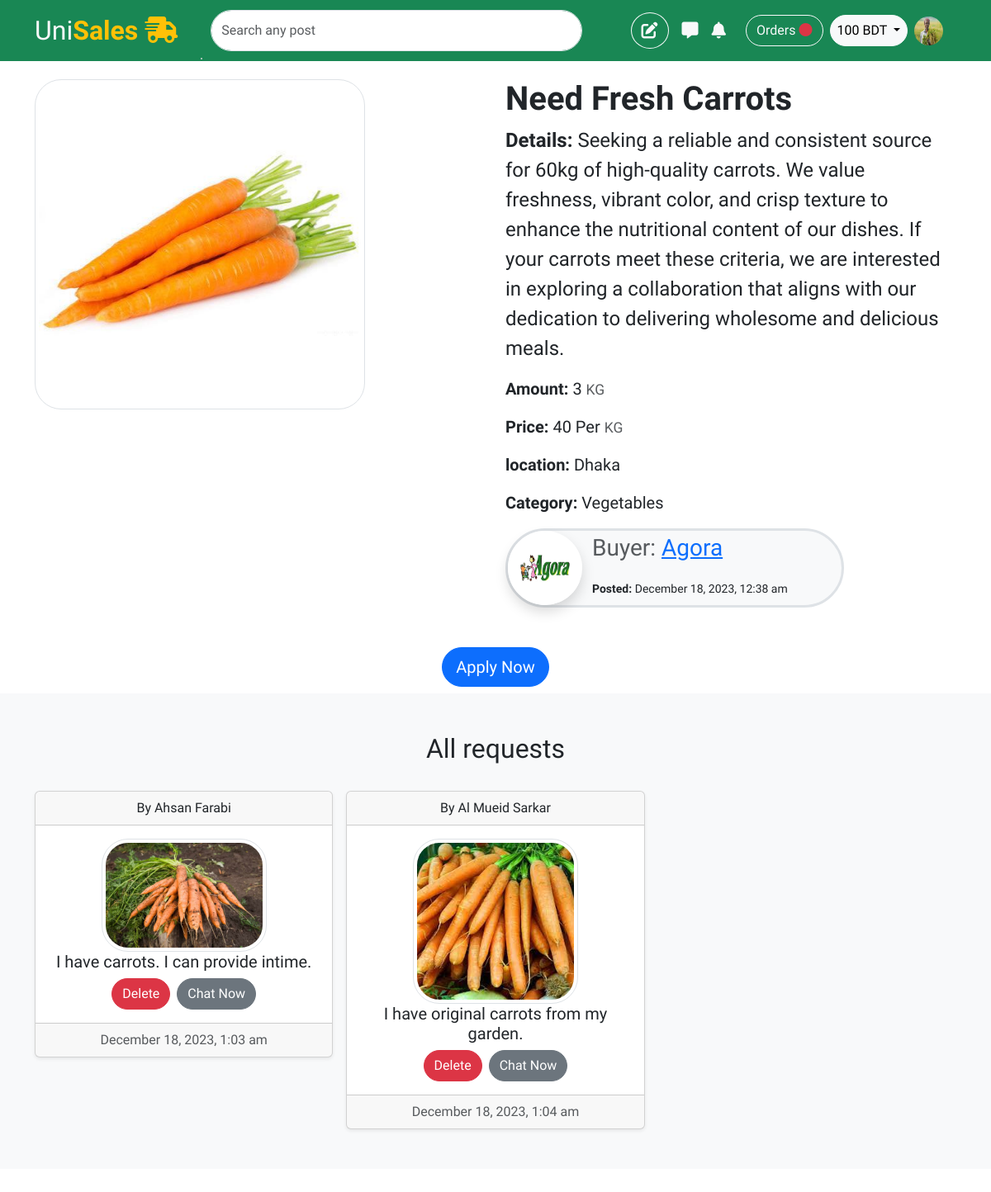
The page /single-gig.php?id=18 (signed in) on the database its author committed.
### tables this page shows
CREATE TABLE `users` (
  `id` int(11) NOT NULL,
  `username` varchar(100) NOT NULL,
  `email` varchar(100) NOT NULL,
  `password` varchar(100) NOT NULL,
  `name` varchar(100) NOT NULL,
  `img` varchar(100) NOT NULL,
  `address` text NOT NULL,
  `number` int(11) NOT NULL,
  `user_type` int(11) NOT NULL,
  `bio` varchar(200) NOT NULL,
  `theme_color` varchar(100) NOT NULL,
  `is_verified` int(11) NOT NULL,
  `balance` float NOT NULL,
  `rating` float NOT NULL,
  `joined_at` timestamp NOT NULL DEFAULT current_timestamp()
);

CREATE TABLE `gigs` (
  `g_id` int(11) NOT NULL,
  `g_title` varchar(200) NOT NULL,
  `g_details` text NOT NULL,
  `g_img` text NOT NULL,
  `g_amount` int(11) NOT NULL,
  `g_price` float NOT NULL,
  `g_category` varchar(100) NOT NULL,
  `g_location` varchar(100) NOT NULL,
  `g_creator` int(11) NOT NULL,
  `g_time` timestamp NOT NULL DEFAULT current_timestamp(),
  `g_requests` int(11) NOT NULL,
  `g_flag` int(11) NOT NULL
);

CREATE TABLE `requests` (
  `request_id` int(11) NOT NULL,
  `gig_id` int(11) NOT NULL,
  `prop_id` int(11) NOT NULL,
  `user_id` int(11) NOT NULL,
  `request_message` text NOT NULL,
  `request_img` varchar(500) NOT NULL,
  `time` timestamp NOT NULL DEFAULT current_timestamp()
);

### single-gig.php (the view, shortened to what this page needs)
<?php include("header.php") ?>
<?php
$applicant = $_SESSION['id'];
$gig_id = $_GET['id'];
$gig = mysqli_fetch_assoc(mysqli_query($conn, "SELECT * FROM gigs JOIN users ON gigs.g_creator = users.id WHERE g_id=$gig_id"));
$requests = mysqli_fetch_all(mysqli_query($conn, "SELECT * FROM requests JOIN users ON requests.user_id=users.id WHERE gig_id=$gig_id"), MYSQLI_ASSOC);
?>
<div class="container my-5">
    <div class="row">
        <div class="col">
            <img src="data/gigs/<?= $gig['g_img'] ?>" class="img-thumbnail rounded-5" width="400px" />
        </div>
        <div class="col text-start">
            <h1 class="fs-1 fw-bold"><?= $gig['g_title'] ?></h1>
            <p class="fs-4"><b>Details: </b><?= $gig['g_details'] ?></p>
            <p class="fs-5"><b>Amount: </b><?= $gig['g_amount'] ?> <small class="text-muted">KG</small></p>
            <p class="fs-5"><b>Price: </b><?= $gig['g_price'] ?> Per <small class="text-muted">KG</small></p>
            <p class="fs-5"><b>location: </b><?= $gig['g_location'] ?></p>
            <p class="fs-5"><b>Category: </b><?= $gig['g_category'] ?></p>
            <div class="d-flex flex-row bg-light border border-3 rounded-pill w-75 mt-3">
                <img src="data/profiles/<?= $gig['img']?>" alt="Profile Picture" width="90" height="90"
                    class="rounded-circle shadow">
                    <div class="container">
                    <p class="fs-3 text-muted">Buyer: <a href="profile.php?id=<?=$gig['id']?>"><?php echo $gig['name']; ?></a></p>
                    <small><b>Posted:</b> <?php echo date("F j, Y, g:i a", strtotime($gig['g_time'])); ?></small>
                    </div>
            </div>
        </div>
    </div>
</div>
<div class="container text-center my-2">
    <?php if($applicant!=$gig['g_creator']){?>
    <button type="button" class="btn btn-lg btn-primary rounded-pill" data-bs-toggle="modal"
        data-bs-target="#request_gig">
        Apply Now
    </button>
    <?php } ?>
</div>
<div class="album py-5 bg-body-tertiary">
    <h2 class="text-center">All requests</h2>
    <div class="container">
        <div class="row row-cols-1 row-cols-sm-2 row-cols-md-3 g-3">
            <?php foreach($requests as $r) { ?>
            <div class="col">
                <div class="card shadow-sm text-center mt-4">
                    <div class="card-header">
                        <?php echo "By " . $r['name']; ?>
                    </div>
                    <div class="card-body">
                        <?php if($r['request_img']){ ?>
                        <img src="data/requests/<?=$r['request_img'] ?>" class="rounded-5 img-thumbnail" width="200px"
                            height="200px" />
                        <?php } ?>
                        <h5 class="card-title"><?php echo $r['request_message']?></h5>
                        <?php if($applicant==$gig['g_creator']){?>
                        <form method="POST" id="orderForm">
                            <input type="hidden" name="seller" value="<?= $r['id'] ?>">
                            <button type="submit" class="btn btn-warning" name="order"> Aprove </button>
                        </form>
                        <a href="chat.php?id=<?= $r['id'] ?>" class="btn btn-secondary">Chat Now</a>
                        <?php } else { ?>
                        <div class="d-flex flex-row justify-content-center">
                            <form method="POST">
                                <input type="submit" name="delete_request" class="btn btn-danger rounded-pill mx-1"
                                    value="Delete">
                            </form>
                            <a href="chat.php?id=<?= $gig['g_creator'] ?>"
                                class="btn btn-secondary rounded-pill mx-1">Chat Now</a>
                        </div>
                        <?php } ?>
                    </div>
                    <div class="card-footer text-muted">
                        <?php echo date("F j, Y, g:i a", strtotime($r['time'])); ?>
                    </div>
                </div>
            </div>
            <?php } ?>
        </div>
    </div>
</div>
<?php include("footer.php") ?>

### header.php (shortened to what this page needs)
<?php
include('connection.php');
$sql = "SELECT * FROM users WHERE id = " . $_SESSION['id'];
$result = $conn->query($sql);
if ($result && $u = $result->fetch_assoc()) {
} else {
    header("location: registration.php");
    exit();
}
?>
<!DOCTYPE html>
<html lang="en">
<head>
    <link rel="stylesheet" href="assets/css/bootstrap.min.css" />
    <link rel="stylesheet" href="assets/css/style.css" />
    <link rel="stylesheet" href="https://cdnjs.cloudflare.com/ajax/libs/font-awesome/6.4.2/css/all.min.css" />
</head>
<body>
    <header class="container">
        <nav
            class="navbar fixed-top fixed-top <?php if($u['user_type']==1) echo "bg-success"; else echo "bg-primary"; ?>">
            <div class="container">
                <div class="row">
                    <a class="navbar-brand fs-2 col text-light" href="index.php">Uni<b class="text-warning">Sales <i
                                class="fa-solid fa-truck-fast"></i></b></a>
                    <form class="d-flex mx-auto position-relative col my-1" method="get" action="search.php">
                        <input class="form-control rounded-pill" type="text" id="searchInput" name="q" placeholder="Search any post"
                            aria-label="Search" autocomplete="off" style="width:450px;">
                        <div id="searchSuggestions"
                            class="card suggestions-card position-absolute start-0 top-100 mt-2">
                        </div>
                    </form>
                </div>
                <div class="d-flex flex-row justify-content-end px-3 align-items-center">
                    <?php if($u['user_type']==1) { ?>
    <button class="btn btn-outline-light fs-5 rounded-circle" data-bs-toggle="modal" data-bs-target="#propModal"><i class="fa-solid fa-pen-to-square"></i></button>
    <?php } else { ?>
    <button class="btn btn-outline-light fs-5 rounded-circle" data-bs-toggle="modal" data-bs-target="#gigModal"><i class="fa-solid fa-pen-to-square"></i></button>
    <?php } ?>
                    <?php include('chat_box.php') ?>
                    <div>
                        <?php include('notifications.php') ?>
                        <a href="orders.php"
                            class="btn btn-outline-light me-2 rounded-pill">Orders<?php if($order_count!=0) { ?><i
                                class="ps-1 fa-solid fa-circle text-danger"></i><?php } ?></a>
                        <div class="dropdown">
                            <button class="btn btn-light rounded-pill dropdown-toggle px-2 me-2" type="button"
                                id="dropdownBalance" data-bs-toggle="dropdown" aria-expanded="false">
                                <?= $u['balance']?> BDT
                            </button>
                        </div>
                        <div class="dropdown">
                            <div class="d-block link-dark text-decoration-none" id="dropdownUser1"
                                data-bs-toggle="dropdown" aria-expanded="false" style="cursor: pointer;">
                                <img src="data/profiles/<?= $u['img']?>" width="35" height="35" class="rounded-circle">
                            </div>
                        </div>
                    </div>
                </div>
        </nav>
    </header>

### chat_box.php (shortened to what this page needs)
<div class="dropdown">
    <div class="px-3 fs-5 text-light" id="dropdownChat" data-bs-toggle="dropdown" aria-expanded="false"
        style="cursor: pointer;"><i class="fa-solid fa-message"></i></div>
</div>

### notifications.php (shortened to what this page needs)
<div class="dropdown">
    <div class="pe-4 fs-5 text-light" id="dropdownNotification" data-bs-toggle="dropdown" aria-expanded="false"
        style="cursor: pointer;"><i class="fa-solid fa-bell"></i></div>
    <?php
if($u['user_type']==1){
    $seller = $u['id'];
    $orders_sell = mysqli_query($conn, "SELECT COUNT(*) AS row_count FROM orders WHERE seller = $seller AND is_paid_full=0")->fetch_assoc();
    $order_count = $orders_sell['row_count'];
  }
?>
</div>
</div>

### footer.php (shortened to what this page needs)
<footer class="container pt-4 mb-0 w-100">
</footer>
</body>
</html>

### assets/css/style.css (style rules this page uses)
body { padding-top: 3rem; padding-bottom: 3rem; color: rgb(var(--bs-tertiary-color-rgb)); font-family: 'Afacad', sans-serif; }

### rows shown on the page
users: balance "100", img (picture)
gigs: g_img (picture), g_title "Need Fresh Carrots", g_details "Seeking a reliable and consistent source for 60kg of high-quality carrots. We value freshness, vibrant color, and crisp texture to enhance the nutritional content of our dishes. If your carrots meet these criteria, we are interested in exploring a collaboration that aligns with our dedication to delivering wholesome and delicious meals.", g_amount "3", g_price "40", g_location "Dhaka", g_category "Vegetables", users.img (picture), users.name "Agora", g_time "December 18, 2023, 12:38 am"
requests: user.name "Ahsan Farabi", request_img (picture), request_message "I have carrots. I can provide intime.", time "December 18, 2023, 1:03 am"
requests: user.name "Al Mueid Sarkar", request_img (picture), request_message "I have original carrots from my garden.", time "December 18, 2023, 1:04 am"
